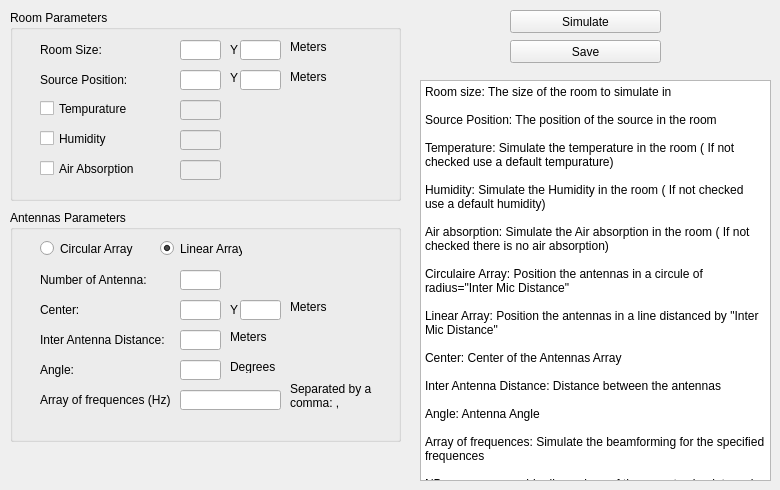
    <widget class="QWidget" name="tab">
     <attribute name="title">
      <string>Beamforming</string>
     </attribute>
     <widget class="QGroupBox" name="groupBox">
      <property name="geometry">
       <rect>
        <x>10</x>
        <y>10</y>
        <width>391</width>
        <height>191</height>
       </rect>
      </property>
      <property name="title">
       <string>Room Parameters</string>
      </property>
      <widget class="QLineEdit" name="Y_value_2">
       <property name="geometry">
        <rect>
         <x>230</x>
         <y>60</y>
         <width>41</width>
         <height>20</height>
        </rect>
       </property>
      </widget>
      <widget class="QLabel" name="label">
       <property name="geometry">
        <rect>
         <x>30</x>
         <y>30</y>
         <width>131</width>
         <height>20</height>
        </rect>
       </property>
       <property name="toolTip">
        <string extracomment="The size of the room to simulate in"/>
       </property>
       <property name="statusTip">
        <string extracomment="The size of the room to simulate in"/>
       </property>
       <property name="whatsThis">
        <string extracomment="The size of the room to simulate in"/>
       </property>
       <property name="text">
        <string>Room Size:                       X</string>
       </property>
      </widget>
      <widget class="QLabel" name="label_3">
       <property name="geometry">
        <rect>
         <x>30</x>
         <y>60</y>
         <width>131</width>
         <height>20</height>
        </rect>
       </property>
       <property name="text">
        <string>Source Position:               X</string>
       </property>
      </widget>
      <widget class="QLineEdit" name="X_value">
       <property name="geometry">
        <rect>
         <x>170</x>
         <y>30</y>
         <width>41</width>
         <height>20</height>
        </rect>
       </property>
      </widget>
      <widget class="QLineEdit" name="X_value_2">
       <property name="geometry">
        <rect>
         <x>170</x>
         <y>60</y>
         <width>41</width>
         <height>20</height>
        </rect>
       </property>
      </widget>
      <widget class="QLineEdit" name="Y_value">
       <property name="geometry">
        <rect>
         <x>230</x>
         <y>30</y>
         <width>41</width>
         <height>20</height>
        </rect>
       </property>
      </widget>
      <widget class="QLabel" name="label_4">
       <property name="geometry">
        <rect>
         <x>220</x>
         <y>60</y>
         <width>16</width>
         <height>16</height>
        </rect>
       </property>
       <property name="text">
        <string>Y</string>
       </property>
      </widget>
      <widget class="QLabel" name="label_2">
       <property name="geometry">
        <rect>
         <x>220</x>
         <y>30</y>
         <width>20</width>
         <height>20</height>
        </rect>
       </property>
       <property name="text">
        <string>Y</string>
       </property>
      </widget>
      <widget class="QLineEdit" name="Temperature">
       <property name="enabled">
        <bool>false</bool>
       </property>
       <property name="geometry">
        <rect>
         <x>170</x>
         <y>90</y>
         <width>41</width>
         <height>20</height>
        </rect>
       </property>
      </widget>
      <widget class="QLineEdit" name="Humidity">
       <property name="enabled">
        <bool>false</bool>
       </property>
       <property name="geometry">
        <rect>
         <x>170</x>
         <y>120</y>
         <width>41</width>
         <height>20</height>
        </rect>
       </property>
       <property name="text">
        <string/>
       </property>
      </widget>
      <widget class="QLineEdit" name="Air">
       <property name="enabled">
        <bool>false</bool>
       </property>
       <property name="geometry">
        <rect>
         <x>170</x>
         <y>150</y>
         <width>41</width>
         <height>20</height>
        </rect>
       </property>
       <property name="text">
        <string/>
       </property>
      </widget>
      <widget class="QCheckBox" name="checkBox">
       <property name="geometry">
        <rect>
         <x>30</x>
         <y>90</y>
         <width>91</width>
         <height>17</height>
        </rect>
       </property>
       <property name="text">
        <string>Tempurature</string>
       </property>
      </widget>
      <widget class="QCheckBox" name="checkBox_2">
       <property name="geometry">
        <rect>
         <x>30</x>
         <y>120</y>
         <width>70</width>
         <height>17</height>
        </rect>
       </property>
       <property name="text">
        <string>Humidity</string>
       </property>
      </widget>
      <widget class="QCheckBox" name="checkBox_3">
       <property name="geometry">
        <rect>
         <x>30</x>
         <y>150</y>
         <width>101</width>
         <height>17</height>
        </rect>
       </property>
       <property name="text">
        <string>Air Absorption</string>
       </property>
      </widget>
      <widget class="QLabel" name="label_10">
       <property name="geometry">
        <rect>
         <x>280</x>
         <y>30</y>
         <width>47</width>
         <height>13</height>
        </rect>
       </property>
       <property name="text">
        <string>Meters</string>
       </property>
      </widget>
      <widget class="QLabel" name="label_12">
       <property name="geometry">
        <rect>
         <x>280</x>
         <y>60</y>
         <width>47</width>
         <height>13</height>
        </rect>
       </property>
       <property name="text">
        <string>Meters</string>
       </property>
      </widget>
     </widget>
     <widget class="QGroupBox" name="groupBox_2">
      <property name="geometry">
       <rect>
        <x>10</x>
        <y>210</y>
        <width>391</width>
        <height>232</height>
       </rect>
      </property>
      <property name="title">
       <string>Antennas Parameters</string>
      </property>
      <widget class="QLineEdit" name="freqs">
       <property name="geometry">
        <rect>
         <x>170</x>
         <y>180</y>
         <width>101</width>
         <height>20</height>
        </rect>
       </property>
       <property name="text">
        <string/>
       </property>
      </widget>
      <widget class="QLabel" name="label_8">
       <property name="geometry">
        <rect>
         <x>30</x>
         <y>90</y>
         <width>131</width>
         <height>20</height>
        </rect>
       </property>
       <property name="text">
        <string>Center:                             X</string>
       </property>
      </widget>
      <widget class="QLabel" name="label_11">
       <property name="geometry">
        <rect>
         <x>220</x>
         <y>90</y>
         <width>20</width>
         <height>20</height>
        </rect>
       </property>
       <property name="text">
        <string>Y</string>
       </property>
      </widget>
      <widget class="QLabel" name="label_5">
       <property name="geometry">
        <rect>
         <x>30</x>
         <y>60</y>
         <width>131</width>
         <height>20</height>
        </rect>
       </property>
       <property name="text">
        <string>Number of Antenna: </string>
       </property>
      </widget>
      <widget class="QLineEdit" name="number">
       <property name="geometry">
        <rect>
         <x>170</x>
         <y>60</y>
         <width>41</width>
         <height>20</height>
        </rect>
       </property>
      </widget>
      <widget class="QLineEdit" name="c_x">
       <property name="geometry">
        <rect>
         <x>170</x>
         <y>90</y>
         <width>41</width>
         <height>20</height>
        </rect>
       </property>
      </widget>
      <widget class="QLabel" name="label_6">
       <property name="geometry">
        <rect>
         <x>30</x>
         <y>120</y>
         <width>131</width>
         <height>20</height>
        </rect>
       </property>
       <property name="text">
        <string>Inter Antenna Distance:</string>
       </property>
      </widget>
      <widget class="QRadioButton" name="circular">
       <property name="geometry">
        <rect>
         <x>30</x>
         <y>30</y>
         <width>101</width>
         <height>17</height>
        </rect>
       </property>
       <property name="text">
        <string>Circular Array</string>
       </property>
      </widget>
      <widget class="QLineEdit" name="angle">
       <property name="geometry">
        <rect>
         <x>170</x>
         <y>150</y>
         <width>41</width>
         <height>20</height>
        </rect>
       </property>
      </widget>
      <widget class="QLineEdit" name="inter">
       <property name="geometry">
        <rect>
         <x>170</x>
         <y>120</y>
         <width>41</width>
         <height>20</height>
        </rect>
       </property>
      </widget>
      <widget class="QLineEdit" name="c_y">
       <property name="geometry">
        <rect>
         <x>230</x>
         <y>90</y>
         <width>41</width>
         <height>20</height>
        </rect>
       </property>
      </widget>
      <widget class="QRadioButton" name="Linear">
       <property name="geometry">
        <rect>
         <x>150</x>
         <y>30</y>
         <width>82</width>
         <height>17</height>
        </rect>
       </property>
       <property name="text">
        <string>Linear Array</string>
       </property>
       <property name="checked">
        <bool>true</bool>
       </property>
      </widget>
      <widget class="QLabel" name="label_7">
       <property name="geometry">
        <rect>
         <x>30</x>
         <y>150</y>
         <width>131</width>
         <height>20</height>
        </rect>
       </property>
       <property name="text">
        <string>Angle: </string>
       </property>
      </widget>
      <widget class="QLabel" name="label_9">
       <property name="geometry">
        <rect>
         <x>30</x>
         <y>180</y>
         <width>131</width>
         <height>20</height>
        </rect>
       </property>
       <property name="text">
        <string>Array of frequences (Hz):</string>
       </property>
      </widget>
      <widget class="QLabel" name="label_13">
       <property name="geometry">
        <rect>
         <x>280</x>
         <y>90</y>
         <width>47</width>
         <height>13</height>
        </rect>
       </property>
       <property name="text">
        <string>Meters</string>
       </property>
      </widget>
      <widget class="QLabel" name="label_14">
       <property name="geometry">
        <rect>
         <x>220</x>
         <y>120</y>
         <width>47</width>
         <height>13</height>
        </rect>
       </property>
       <property name="text">
        <string>Meters</string>
       </property>
      </widget>
      <widget class="QLabel" name="label_15">
       <property name="geometry">
        <rect>
         <x>220</x>
         <y>150</y>
         <width>47</width>
         <height>13</height>
        </rect>
       </property>
       <property name="text">
        <string>Degrees</string>
       </property>
      </widget>
      <widget class="QLabel" name="label_16">
       <property name="geometry">
        <rect>
         <x>280</x>
         <y>170</y>
         <width>111</width>
         <height>31</height>
        </rect>
       </property>
       <property name="text">
        <string>Separated by a comma: , </string>
       </property>
       <property name="scaledContents">
        <bool>false</bool>
       </property>
       <property name="wordWrap">
        <bool>true</bool>
       </property>
      </widget>
     </widget>
     <widget class="QPushButton" name="simulate1">
      <property name="geometry">
       <rect>
        <x>510</x>
        <y>10</y>
        <width>151</width>
        <height>23</height>
       </rect>
      </property>
      <property name="text">
       <string>Simulate</string>
      </property>
     </widget>
     <widget class="QPushButton" name="save1">
      <property name="geometry">
       <rect>
        <x>510</x>
        <y>40</y>
        <width>151</width>
        <height>23</height>
       </rect>
      </property>
      <property name="text">
       <string>Save</string>
      </property>
     </widget>
     <widget class="QPlainTextEdit" name="plainTextEdit">
      <property name="geometry">
       <rect>
        <x>420</x>
        <y>80</y>
        <width>351</width>
        <height>401</height>
       </rect>
      </property>
      <property name="verticalScrollBarPolicy">
       <enum>Qt::ScrollBarAlwaysOff</enum>
      </property>
      <property name="readOnly">
       <bool>true</bool>
      </property>
      <property name="plainText">
       <string>Room size: The size of the room to simulate in             

Source Position: The position of the source in the room

Temperature: Simulate the temperature in the room ( If not checked use a default tempurature)

Humidity: Simulate the Humidity in the room ( If not checked use a default humidity)

Air absorption: Simulate the Air absorption in the room ( If not checked there is no air absorption)

Circulaire Array: Position the antennas in a circule of radius=&quot;Inter Mic Distance&quot;

Linear Array: Position the antennas in a line distanced by &quot;Inter Mic Distance&quot;

Center: Center of the Antennas Array

Inter Antenna Distance: Distance between the antennas

Angle: Antenna Angle

Array of frequences: Simulate the beamforming for the specified frequences

NB: you can use a big dimensions of the room to simulate as in a free space

</string>
      </property>
     </widget>
    </widget>
